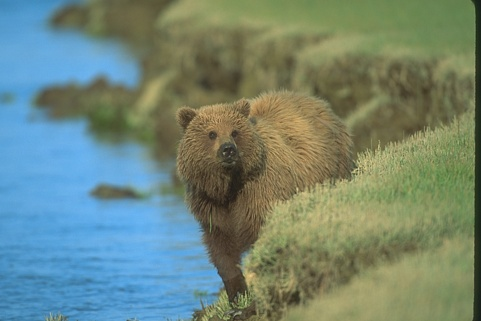
#> input picture BSDS500/data/images/test/100099.jpg, 481 x 321 px
$ python -i main.py   (imports and definitions only)
#> lines starting #> are read from the running program, lines starting #| are printed output that depends on the picture
"""
Author: Austin Kao
Some code adapted from:
https://towardsdatascience.com/canny-edge-detection-step-by-step-in-python-computer-vision-b49c3a2d8123
"""
from scipy.io import loadmat
import matplotlib.pyplot as plt
import numpy as np
from scipy import ndimage
import os
import queue
from skimage.metrics import structural_similarity as ssim


def get_gaussian_kernel(size=5, variance=1):
    k = int((size-1)/2)
    normal = 1/(2*np.pi*variance)
    H = np.zeros((size, size))
    for i in range(size):
        for j in range(size):
            H[i, j] = normal * np.exp(-((i-k-1)**2+(j-k-1)**2)/(2*variance))
    return H


def find_gradients(image):
    Sx = np.array([[-1, 0, 1], [-2, 0, 2], [-1, 0, 1]])
    Sy = np.array([[-1, -2, -1], [0, 0, 0], [1, 2, 1]])
    Ex = ndimage.filters.convolve(image, Sx)
    Ey = ndimage.filters.convolve(image, Sy)
    return Ex, Ey


def get_neighbors():
    diffs = [-1, 0, 1]
    neighbors = []
    for i in diffs:
        for j in diffs:
            if i == 0 and j == 0:
                continue
            neighbors.append((diffs[i], diffs[j]))
    return neighbors


def apply_nonmaximal_suppression(M, theta):
    nonmaximal_M = M.copy()
    U, V = M.shape
    for i in range(U):
        for j in range(V):
            try:
                angle = theta[i, j]
                if angle < 0:
                    angle += np.pi
                adj1 = 1000000
                adj2 = 1000000
                if np.pi/8 < angle <= 3*np.pi/8:
                    adj1 = M[i+1, j-1]
                    adj2 = M[i-1, j+1]
                elif 3*np.pi/8 < angle <= 5*np.pi/8:
                    adj1 = M[i-1, j]
                    adj2 = M[i+1, j]
                elif 5*np.pi/8 < angle <= 7*np.pi/8:
                    adj1 = M[i-1, j-1]
                    adj2 = M[i+1, j+1]
                else:
                    adj1 = M[i, j - 1]
                    adj2 = M[i, j + 1]
                if M[i, j] < adj1 or M[i, j] < adj2:
                    nonmaximal_M[i, j] = 0
            except IndexError:
                pass
    return nonmaximal_M


def double_threshold(image, high, low):
    U, V = image.shape
    strong = queue.Queue()
    visualization = np.zeros((U, V))
    for i in range(U):
        for j in range(V):
            if (image[i, j] > low):
                visualization[i, j] = 25
            if image[i, j] >= high:
                strong.put((i, j))
                visualization[i, j] = 255
    return strong, visualization


def hysteresis(image, strong, high, low):
    U, V = image.shape
    edges = np.zeros((U, V), dtype=np.uint8)
    neighbors = get_neighbors()
    while not strong.empty():
        i, j = strong.get()
        edges[i, j] = 255
        for k, l in neighbors:
            if (i + k >= U) or (j + l >= V) or (i + k < 0) or (j + l < 0):
                continue
            if (edges[i+k, j+l] == 0) and (image[i+k, j+l] > low) and (image[i+k, j+l] < high):
                strong.put((i+k, j+l))
    return edges


# Traditional Canny edge detection algorithm
# Only works with grayscale images!
# [51 lines left out: functions apply_canny_operator, rgb2gray, not called in this run]


# Canny operator extended to color images
# Paper: https://www.csd.uoc.gr/~hy371/bibliography/EdgeColorImages.pdf
def apply_color_canny_operator(image, high_quantile=0.95, low_quantile=0.3, var=1):
    # Usually some smoothing is applied, but not in this pape
#> called with high_quantile = 0.95, low_quantile = 0.3, var = 1
    R = np.array(image[:, :, 0], dtype=np.float64)
    G = np.array(image[:, :, 1], dtype=np.float64)
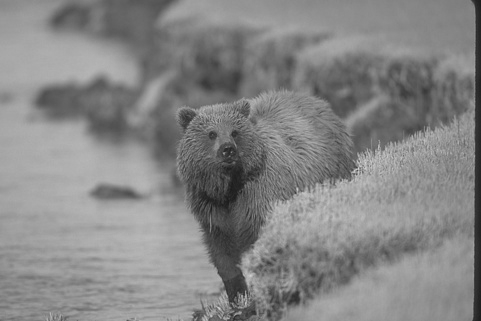
#> G: shape (321, 481) float64; min 27, max 212, mean 133.5
    B = np.array(image[:, :, 2], dtype=np.float64)
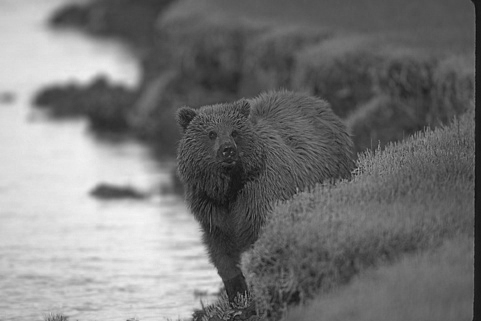
#> B: shape (321, 481) float64; min 12, max 244, mean 119.9
    kernel = get_gaussian_kernel(variance=var)
    smooth_R = ndimage.filters.convolve(R, kernel)
    smooth_G = ndimage.filters.convolve(R, kernel)
    smooth_B = ndimage.filters.convolve(R, kernel)
    Rx, Ry = find_gradients(smooth_R)
    Gx, Gy = find_gradients(smooth_G)
    Bx, By = find_gradients(smooth_B)
    Cx = (Rx, Gx, Bx)
    Cy = (Ry, Gy, By)
    direction_numer = 2*(np.multiply(Rx, Ry)+np.multiply(Gx, Gy)+np.multiply(Bx, By))
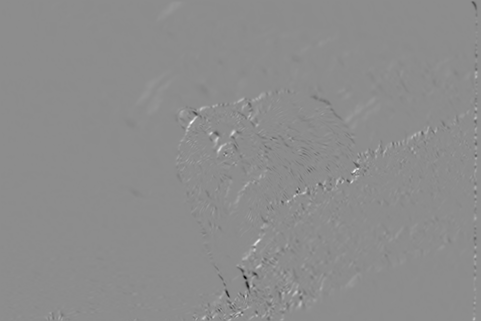
#> direction_numer: shape (321, 481) float64; min -156068, max 126114.2, mean 155.5; drawn with min black and max white
    direction_denom = norm_squared(Cx)-norm_squared(Cy)
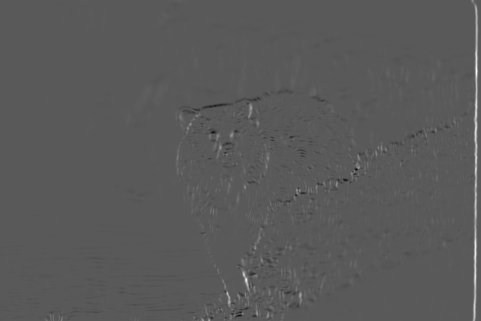
#> direction_denom: shape (321, 481) float64; min -111661.3, max 205518.2, mean 616.8; drawn with min black and max white
    theta = np.arctan2(direction_numer, direction_denom)/2
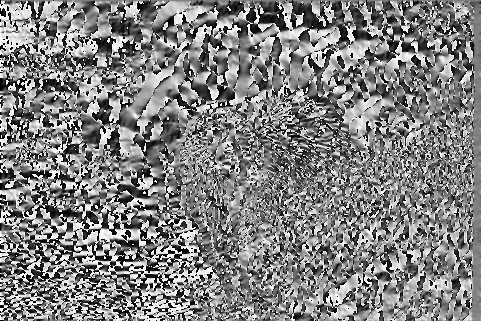
#> theta: shape (321, 481) float64; min -1.57, max 1.57, mean 0.026; drawn with min black and max white
    m = np.sqrt(np.multiply(norm_squared(Cx), np.square(np.cos(theta))) +
                np.multiply(direction_numer, np.multiply(np.sin(theta), np.cos(theta))) +
                np.multiply(norm_squared(Cy), np.square(np.sin(theta))))
    nonmaximal_m = apply_nonmaximal_suppression(m, theta)
#> after the loop in apply_nonmaximal_suppression, `for i in range(U):`:
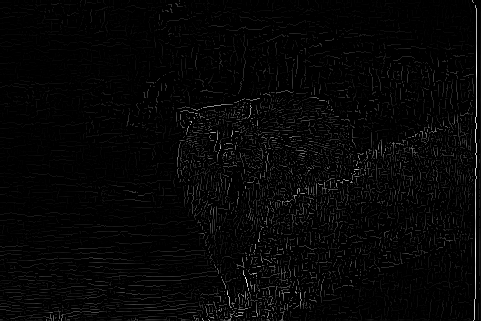
#> nonmaximal_M: shape (321, 481) float64; min 0, max 454.5, mean 10.6; drawn with min black and max white
    # Double thresholding
    high = np.quantile(nonmaximal_m, high_quantile)
#> high = 68.14
    low = np.quantile(nonmaximal_m, low_quantile)
#> low = 0
    strong, threshold_im = double_threshold(nonmaximal_m, high, low)
    # Hysteresis, connecting strong edges
    final_edges = hysteresis(nonmaximal_m, strong, high, low)
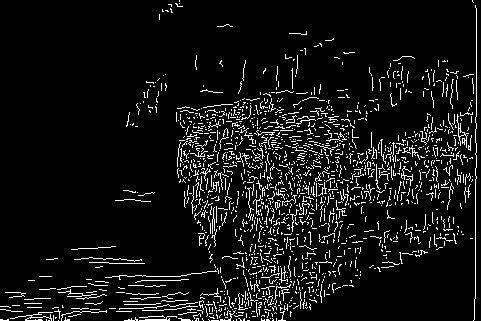
#> final_edges: shape (321, 481); 7.5% white in thin lines or dots
    return final_edges


def norm_squared(vector, type='L2'):
    if type == 'L2':
        return np.square(vector[0])+np.square(vector[1])+np.square(vector[2])
    elif type == 'Linf':
        return np.square(np.maximum(np.maximum(vector[0], vector[1]), vector[2]))
    else:
        raise NotImplementedError('Cannot find norm of that type')


# [35 lines not run here, left out]

>>> import cv2
>>> picture = cv2.cvtColor(cv2.imread('BSDS500/data/images/test/100099.jpg'), cv2.COLOR_BGR2RGB)
>>> result = apply_color_canny_operator(picture)

$ run again, on BSDS500/data/images/train/103041.jpg
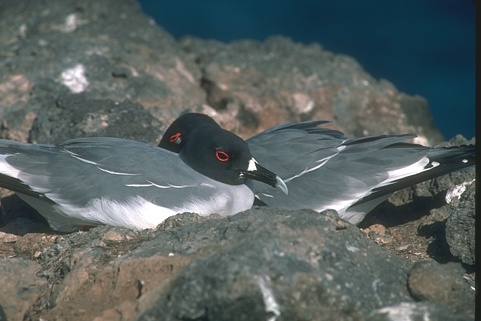
#> input picture BSDS500/data/images/train/103041.jpg, 481 x 321 px
#> after the loop in apply_nonmaximal_suppression, `for i in range(U):`:
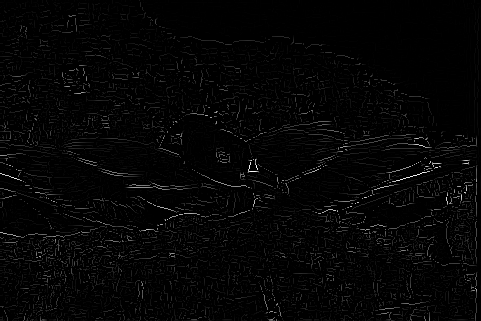
#> nonmaximal_M: shape (321, 481) float64; min 0, max 834.2, mean 17.6; drawn with min black and max white
#> high = 111.9
#> low = 0
#> in apply_color_canny_operator, `final_edges = hysteresis(nonmaximal_m, strong, high, low)`:
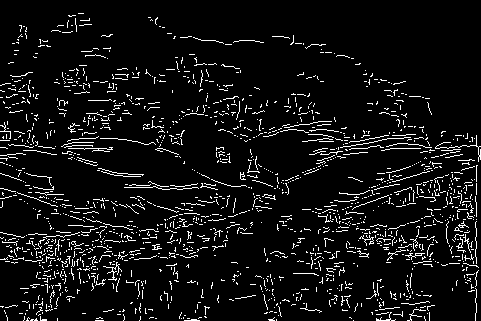
#> final_edges: shape (321, 481); 7% white in thin lines or dots

$ run again, on BSDS500/data/images/train/104022.jpg
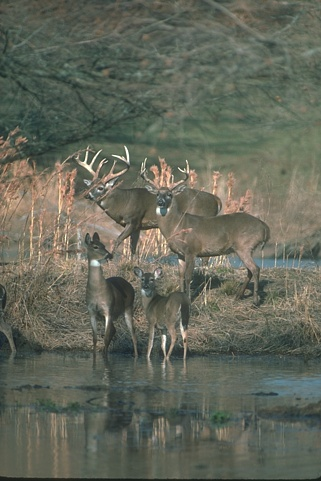
#> input picture BSDS500/data/images/train/104022.jpg, 321 x 481 px
#> after the loop in apply_nonmaximal_suppression, `for i in range(U):`:
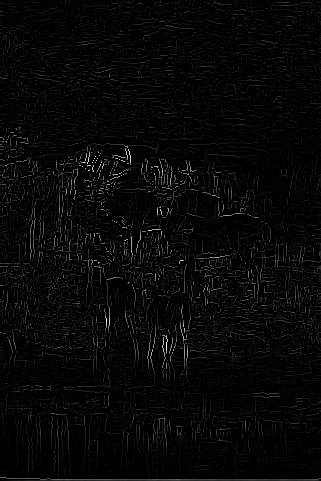
#> nonmaximal_M: shape (481, 321) float64; min 0, max 787.5, mean 21.9; drawn with min black and max white
#> high = 126.8
#> low = 0
#> in apply_color_canny_operator, `final_edges = hysteresis(nonmaximal_m, strong, high, low)`:
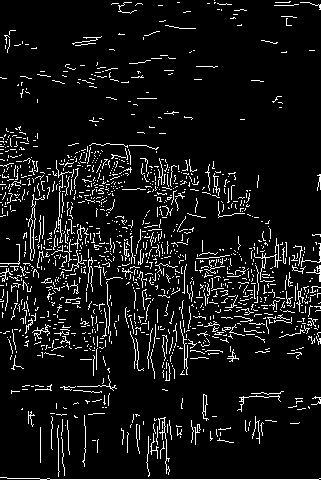
#> final_edges: shape (481, 321); 8% white in thin lines or dots

$ run again, on BSDS500/data/images/val/101085.jpg
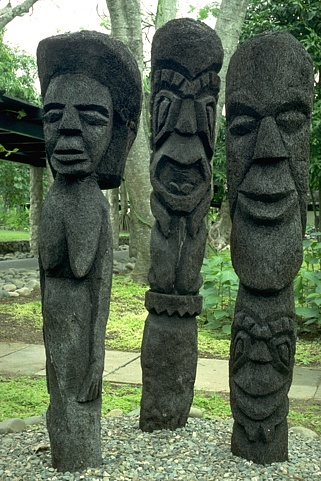
#> input picture BSDS500/data/images/val/101085.jpg, 321 x 481 px
#> high = 216.3
#> low = 0
#> in apply_color_canny_operator, `final_edges = hysteresis(nonmaximal_m, strong, high, low)`:
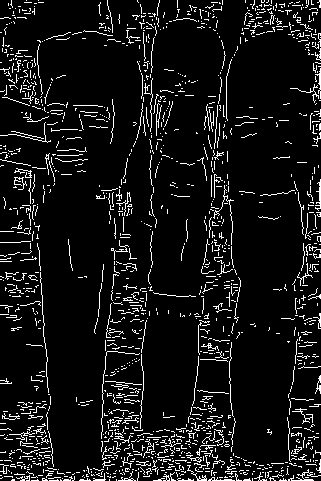
#> final_edges: shape (481, 321); 8.3% white in thin lines or dots
